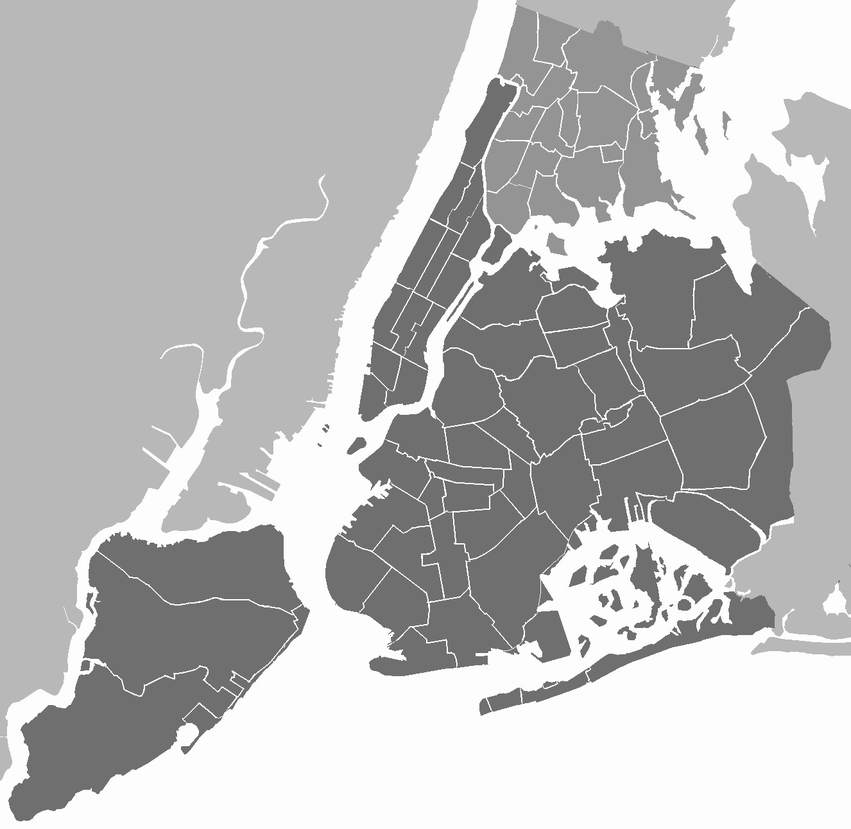
#> input picture New_York_City_.png, 851 x 829 px, shrunk from 1326 x 1291 before the run, found by its file name
$ python create_dark_map.py
#> lines starting #> are read from the running program, lines starting #| are printed output that depends on the picture; after the words box and inside, x2 and y2 are one past the last pixel; in counts of white or black regions, pixels touching at a corner belong together
from PIL import Image, ImageFilter
import numpy as np

im = Image.open('New_York_City_.png').convert('RGB')
#> im is the input picture: PIL image 851x829 RGB; min 74, max 255, mean 184.2
arr = np.array(im)
gray = arr[:, :, 0]

out = np.zeros_like(arr)

# Enhanced contrast palette:
# Water: #080f20 -> [8, 15, 32]
# Non-NYC Land (NJ): #0f182c -> [15, 24, 44]
# NYC Landmass: #162035 -> [22, 32, 53]
# Neighborhood Lines: #415278 -> [65, 82, 120] (sharp clear blue-gray lines)
# Coastlines / Water edges: #566c9e -> [86, 108, 158]

is_water = gray > 240
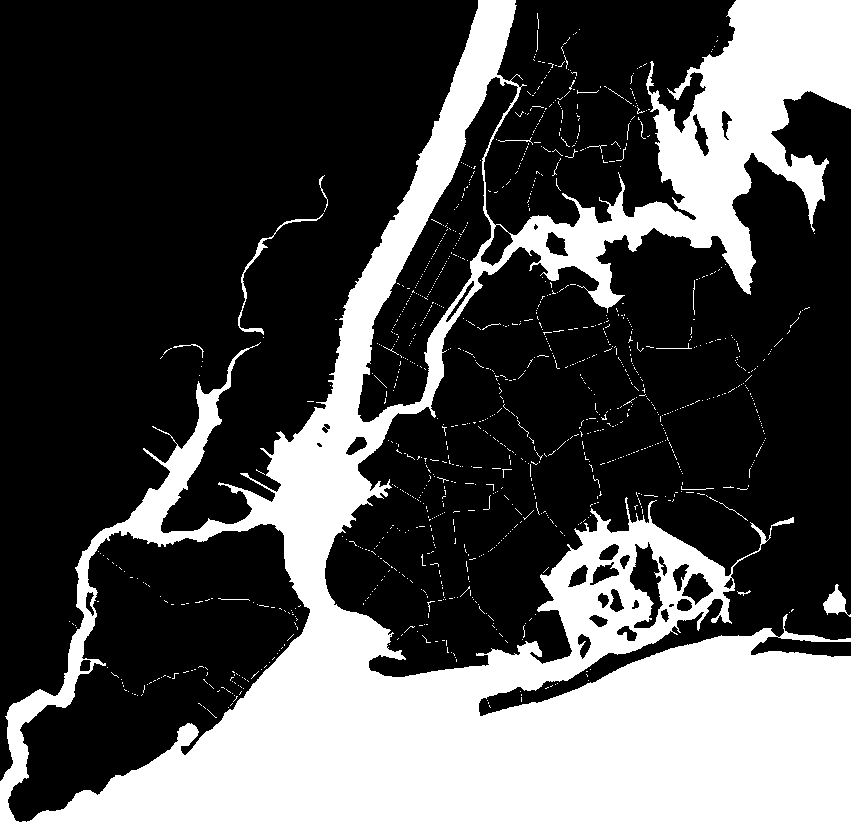
#> is_water: shape (829, 851) bool; 31% white; 1103 white regions (1084 under 20 px), largest, box (x1, y1, x2, y2) and area: (0, 0, 851, 829) 213862, (238, 213, 324, 335) 482, (823, 584, 851, 617) 420
is_boundary = (gray > 195) & (gray <= 240)
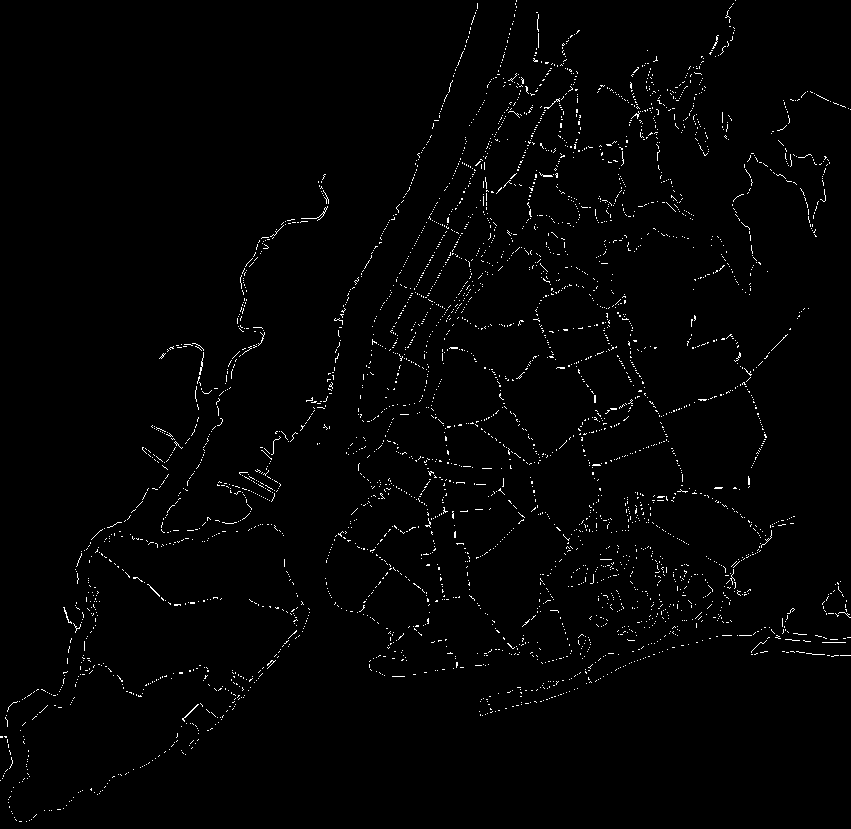
#> is_boundary: shape (829, 851) bool; 1.4% white in thin lines or dots
is_nj = (gray > 135) & (gray <= 195)
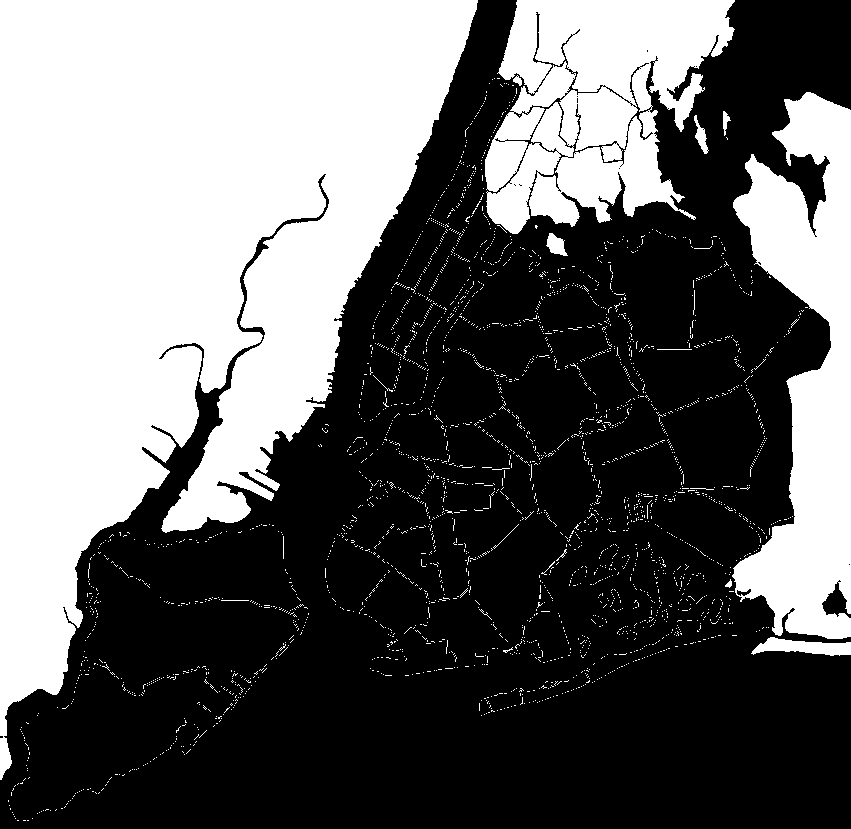
#> is_nj: shape (829, 851) bool; 40.4% white; 2900 white regions (2882 under 20 px), largest, box (x1, y1, x2, y2) and area: (0, 0, 478, 780) 202210, (485, 0, 735, 234) 38088, (732, 92, 851, 639) 36424
is_nyc = gray <= 135
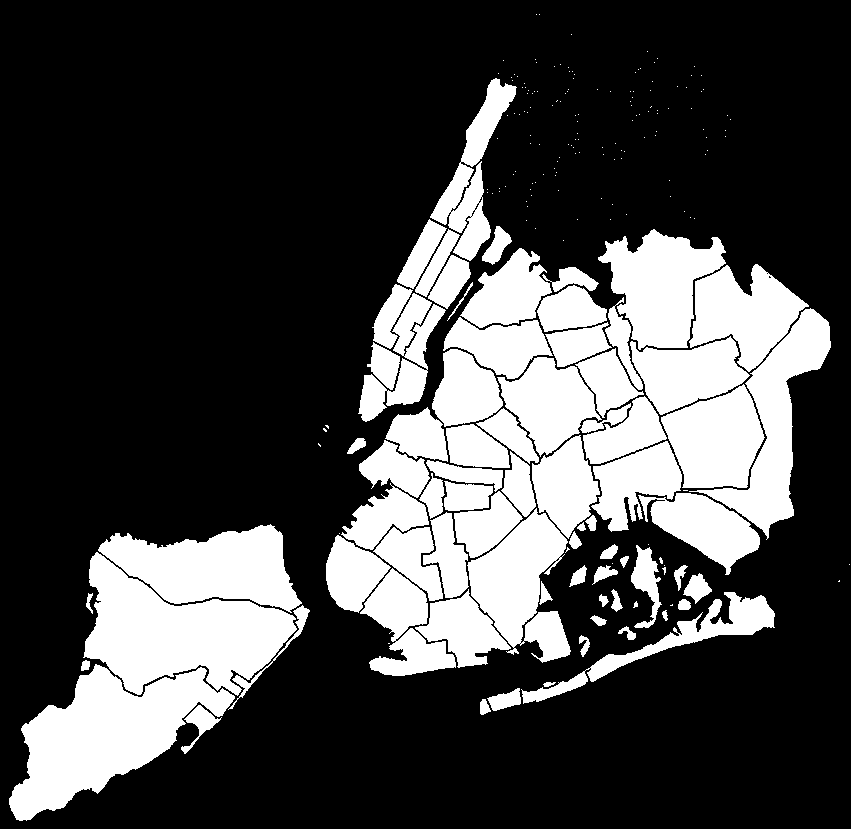
#> is_nyc: shape (829, 851) bool; 27.2% white; 226 white regions (151 under 20 px), largest, box (x1, y1, x2, y2) and area: (9, 664, 235, 821) 16514, (83, 552, 297, 696) 16086, (98, 524, 302, 613) 10613

out[is_water] = [8, 15, 32]
out[is_nj] = [15, 24, 44]
out[is_nyc] = [22, 32, 53]
out[is_boundary] = [70, 88, 128]

dark_map = Image.fromarray(out.astype(np.uint8))
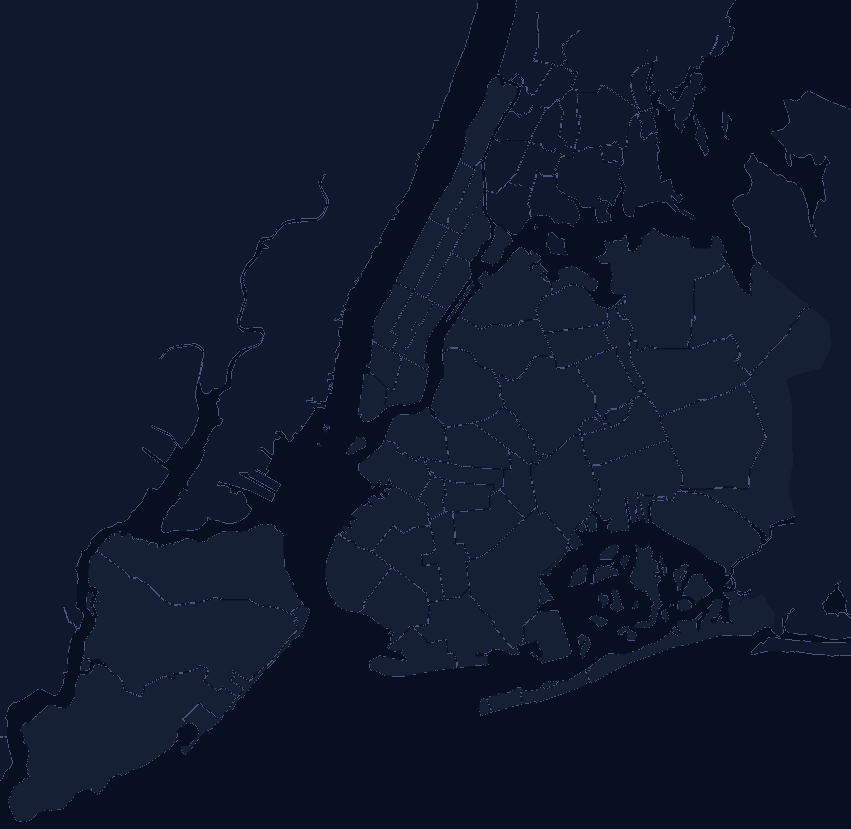
#> dark_map: PIL image 851x829 RGB; mean R, G, B 15.5, 24.3, 43.9
dark_map.save('New_York_City_dark.png')
dark_map.save('stitch_assets/New_York_City_dark.png')
print("Saved refined New_York_City_dark.png!")
